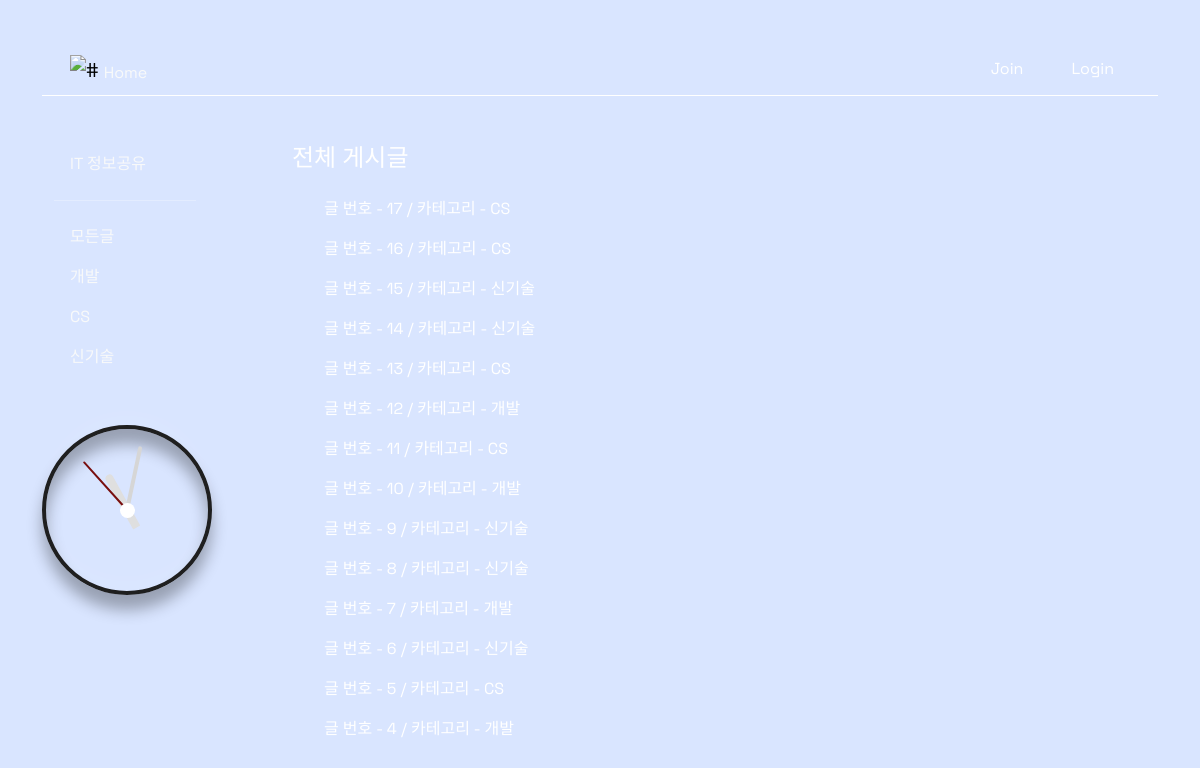
The app's page /posts/, older data.
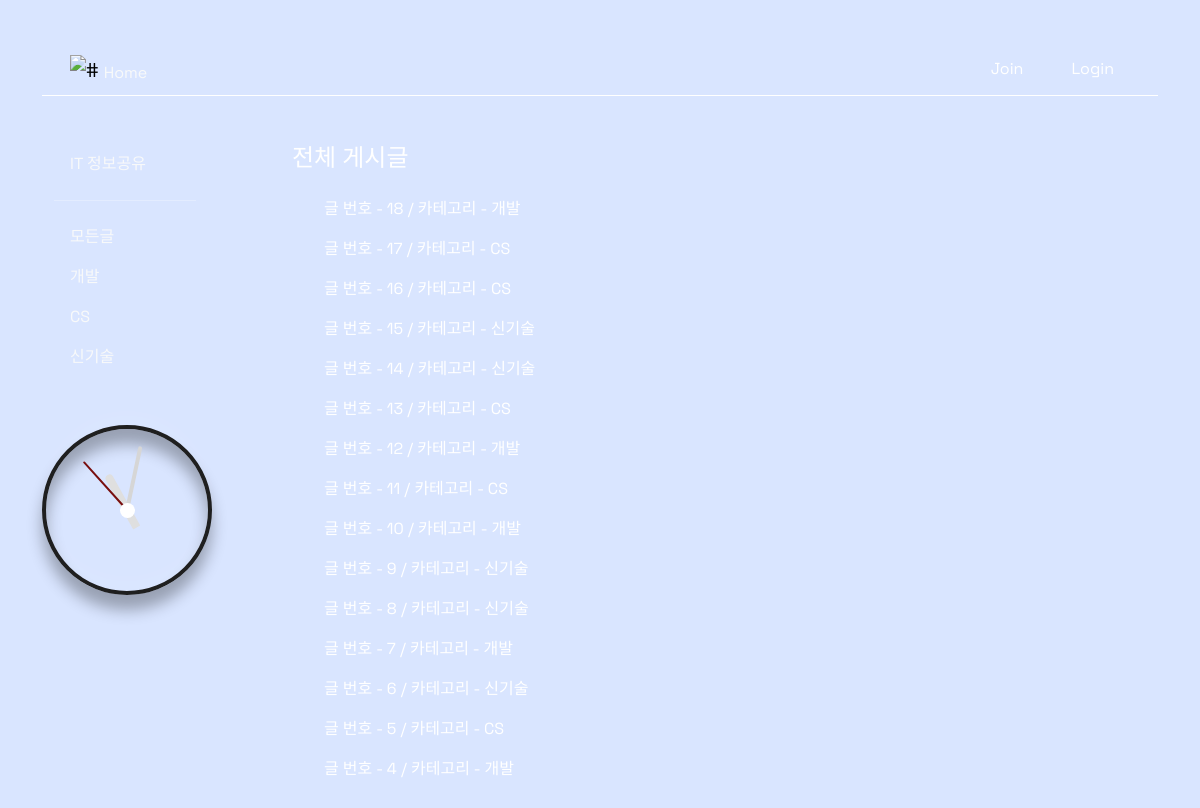
The same page, newer data.
### posts/models.py (models this page shows)
class Post(models.Model):
    title = models.CharField(max_length=80)
    content = models.TextField(null=False)
    category = models.CharField(max_length=20)
    deadline = models.DateField(null=True)
    created_at = models.DateTimeField(auto_now_add=True)
    updated_at = models.DateTimeField(auto_now=True)

### posts/views.py (the view)
# urls.py: path('', views.index, name='index'),
def index(request):
    posts = Post.objects.all().order_by('-pk')
    context = {
        'posts':posts,
    }
    return render(request, 'posts/index.html', context)

### posts/templates/posts/index.html
{% extends 'accounts/base.html' %}
{% block content %}
<div class="container-fluid d-flex flex-column">
    <h4> 전체 게시글</h4>
</div>
<div class="container-fluid d-flex flex-column mt-3">
    {% for post in posts %}
        <ul>
            <li class="spread-underline" style="list-style: none;">
                <a href="{% url 'posts:detail' post.pk %}">글 번호 - {{ post.pk }} / 카테고리 - {{ post.category }}</a>
            </li>
        </ul>
    {% endfor %}
</div>
{% endblock content %}

### accounts/templates/accounts/base.html (shortened to what this page needs)
<!doctype html>
<html lang="en">
  <head>
    <link href="https://cdn.jsdelivr.net/npm/bootstrap@5.3.0-alpha1/dist/css/bootstrap.min.css" rel="stylesheet"
>
  </head>
  <body>
    <div class="container-fluid">
        <header>
            <div class="container">
                <nav class="navbar mt-5 bg-body-primary">
                    <div class="container-fluid d-flex justify-content-start">
                        <a class="navbar-brand" href="{% url 'posts:index' %}">
                            <img src="https://cdn.discordapp.com/attachments/1052100027297841152/1093777273477398670/747589.png" alt="#" style="width:30px"> <span class="fs-6 align-bottom text-light">Home</span></a>
                    </div>
                    <div class="container-fluid d-flex justify-content-end">
                        <div class="d-flex me-3 text-light">
                        {% if request.user.is_authenticated %}
                        {{ user.username }} 님 안녕하세요.
                        </div>
                        <div class="d-flex">
                        <form action="{% url 'accounts:logout' %}" method="POST">
                            {% csrf_token %}
                            <input type="submit" value="로그아웃" class="text-light bg-transparent border-0 me-3">
                        </form>
                        <form action="{% url 'accounts:delete' %}" method="POST">
                            {% csrf_token %}
                            <input type="submit" value="회원탈퇴" class="text-light bg-transparent border-0">
                        </form>
                        </div>
                    </div>
                        {% else %}
                        <div class="d-flex">
                            <a href="{% url 'accounts:signup' %}" class="me-5">Join</a>
                            <a href="{% url 'accounts:login' %}">Login</a>
                        </div>
                      {% endif %}
                </nav>
            </div>
        </header>
        <main>
            <div class="container">
                <div class="row">
                    <div class="col-2">
                        <div class="container mt-5">
                            <ul class="nav flex-column">
                                <li class="nav-item">
                                    <a class="nav-link disabled text-light">IT 정보공유</a>
                                </li>
                                <hr>
                                <li class="nav-item">
                                  <a class="nav-link spread-underline text-light" href="{% url 'posts:index' %}">모든글</a>
                                </li>
                                <li class="nav-item">
                                  <a class="nav-link spread-underline text-light" href="{% url 'posts:category' '개발' %}">개발</a>
                                </li>
                                <li class="nav-item">
                                  <a class="nav-link spread-underline text-light" href="{% url 'posts:category' 'CS' %}">CS</a>
                                </li>
                                <li class="nav-item">
                                    <a class="nav-link spread-underline text-light" href="{% url 'posts:category' '신기술' %}">신기술</a>
                                </li>
                            </ul>
                        </div>
                        <div class="clock mt-5">
                            <div class="hour">
                                <div class="hr" id="hr"></div>
                            </div>
                            <div class="min">
                                <div class="mn" id="mn"></div>
                            </div>
                            <div class="sec">
                                <div class="sc" id="sc"></div>
                            </div>
                        </div>
                    </div>
                    <div class="col-7 p-5">
                        <div class="container">
                        {% block content %}
                        {% endblock content %}
                        </div>
                    </div>
                </div>
            </div>
        </main>
    </div>
  </body>
</html>

### accounts/templates/accounts/base.html (style rules this page uses)
html { height: 100%; width: 100%; }
body { font-family: 'Space Grotesk', sans-serif; color: white; background-image: url(https://cdn.discordapp.com/attachments/1052100027297841152/1093772885170073722/pic.jpg); background-color: #D9E5FF; background-size: 100% 100%; border-radius: 2rem; object-fit: none; width: 100%; height: 100%; min-height: 150vh; }
a { text-decoration: none; color: white; }
.navbar { border-bottom: 1px solid white; display: flex; flex-wrap: nowrap; align-items: center; position: relative; justify-content: flex-end; padding: 0 1rem 5px; top: 0; }
.spread-underline { color: #333; text-decoration: none; position: relative; width: fit-content; }
.spread-underline:after { background: none repeat scroll 0 0 transparent; bottom: 0; content: ""; display: block; height: 2px; left: 50%; position: absolute; background: #FF4500; transition: width 0.3s ease 0s, left 0.3s ease 0s; width: 0; }
* { margin: 0; margin: 0; box-sizing: border-box; }
.clock { width: 170px; height: 170px; display: flex; justify-content: center; align-items: center; background-size: cover; border: 4px solid #1f1f1f; border-radius: 50%; box-shadow: 0 -15px 15px rgba(255, 255, 255, 0.05), inset 0 -15px 15px rgba(255, 255, 255, 0.05), 0 15px 15px rgba(0, 0, 0, 0.3), inset 0 15px 15px rgba(0, 0, 0, 0.3); }
.clock:before { content: ''; position: absolute ; width: 15px; height: 15px; background: #fff; border-radius: 50%; z-index: 1000; }
.clock .hour, .clock .min, .clock .sec { position: absolute; }
.clock .hour, .hr { width: 70px; height: 80px; }
.clock .min, .mn { width: 70px; height: 130px; }
.clock .sec, .sc { width: 90px; height: 130px; }
.hr, .mn, .sc { display: flex; justify-content: center; position: absolute; border-radius: 50%; }
.hr:before { content: ''; position: absolute; width: 8px; height: 60px; background: #dfdfdf; z-index: 10; border-radius: 6px 6px 0 0; }
.mn:before { content: ''; position: absolute; width: 4px; height: 60px; background: #d6d6d6; z-index: 10; border-radius: 6px 6px 0 0; }
.sc:before { content: ''; position: absolute; width: 2px; height: 60px; background: rgb(121, 15, 15); z-index: 12; border-radius: 6px 6px 0 0; }

Row changes from the older to the newer data that the page shows:
added Post: pk "18", category "개발"
